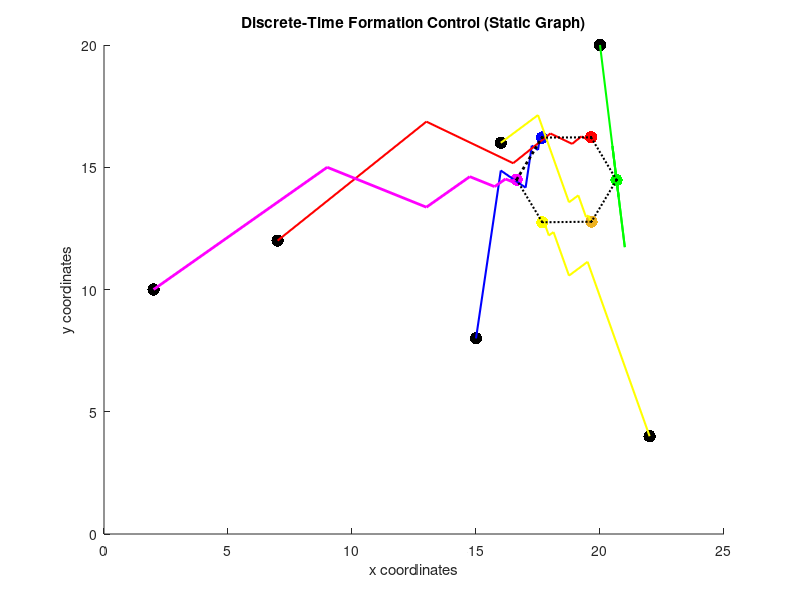

The MATLAB script that drew this image:
%Discrete-Time Formation Control for six agents/ robots
%The distance matrix forms a hexagon
 clearvars
      close all
      
      % Initial Coordinates
      % Any random initial coordinates can be chosen
      x1 = 15;
      y1 = 8;
      x2 = 7;
      y2 = 12;
      x3 = 20;
      y3 = 20;
      x4 = 16;
      y4 = 16;
      x5 = 22;
      y5 = 4;
      x6 = 2;
      y6 = 10;
      
 dist_mat_y = [1.732;1.732;0;-1.732;-1.732;0]; %desired distance between nodes (y coordinates of a hexagon)   
 dist_mat2 = dist_mat_y';
 
 dist_mat_x = [-1;1;2;1;-1;-2];
 dist_mat3 = dist_mat_x';
      %Laplacian matrix
      
      L = [1 0 -1 0 0 0;0 1 -1 0 0 0;0 0 2 -1 -1 0;0 0 -1 1 0 0;0 0 -1 0 1 0;0 0 -1 0 0 1];
      
      X(:,1) = [x1(1);x2(1);x3(1);x4(1);x5(1);x6(1)];   
      Y(:,1) = [y1(1);y2(1);y3(1);y4(1);y5(1);y6(1)];
      
      for i = 1:10
       
      scatter(X(1,i), Y(1,i), 80, 'b' ,'filled')
      hold on;
      scatter(X(2,i), Y(2,i), 80, 'r' ,'filled')
      hold on;
      scatter(X(3,i), Y(3,i), 80, 'g' ,'filled')
      hold on;
      scatter(X(4,i), Y(4,i), 80, 'cy' ,'filled')
      hold on;
      scatter(X(5,i), Y(5,i), 80, 'y' ,'filled')
      hold on;
      scatter(X(6,i), Y(6,i), 80, 'm' ,'filled')
    
      xlim([-800 800])
      ylim([-800 800])
      hold off;
      drawnow
      
      X(:,i+1) = X(:,i)-0.5*L*X(:,i)+0.5*L*dist_mat_x;
      Y(:,i+1) = Y(:,i)-0.5*L*Y(:,i)+0.5*L*dist_mat_y;
      
      end
      
      %Plotting agents (black balls) at starting points
      scatter(X(1,1), Y(1,1), 80, 'k' ,'filled')
      hold on;
      scatter(X(2,1), Y(2,1), 80, 'k' ,'filled')
      hold on;
      scatter(X(3,1), Y(3,1), 80, 'k' ,'filled')
      hold on;
      scatter(X(4,1), Y(4,1), 80, 'k' ,'filled')
      hold on;
      scatter(X(5,1), Y(5,1), 80, 'k' ,'filled')
      hold on;
      scatter(X(6,1), Y(6,1), 80, 'k' ,'filled')
      
      
      %Plotting agents (colored balls) at end points
      
      
      scatter(X(1,10), Y(1,10), 80, 'b' ,'filled')
      hold on;
      scatter(X(2,10), Y(2,10), 80, 'r' ,'filled')
      hold on;
      scatter(X(3,10), Y(3,10), 80, 'g' ,'filled')
      hold on;
      scatter(X(4,10), Y(4,10), 80, 'cy' ,'filled')
      hold on;
      scatter(X(5,10), Y(5,10), 80, 'y' ,'filled')
      hold on;
      scatter(X(6,10), Y(6,10), 80, 'm' ,'filled')
      
      plot(X(1,1:10),Y(1,1:10),'b','Linewidth',1.5)
      plot(X(2,1:10),Y(2,1:10),'r','Linewidth',1.5)
      plot(X(3,1:10),Y(3,1:10),'g','Linewidth',1.5)
      plot(X(4,1:10),Y(4,1:10),'cy','Linewidth',1.5)
      plot(X(5,1:10),Y(5,1:10),'y','Linewidth',1.5)
      plot(X(6,1:10),Y(6,1:10),'m','Linewidth',2)
      
       % Plotting the resulting shape (Hexagon)
      plot([X(1,10),X(2,10)],[Y(1,10),Y(2,10)],'k.:','Linewidth',1.5)%line b/w agent 1 and 2
      plot([X(2,10),X(3,10)],[Y(2,10),Y(3,10)],'k.:','Linewidth',1.5)%line b/w agent 2 and 3
      plot([X(3,10),X(4,10)],[Y(3,10),Y(4,10)],'k.:','Linewidth',1.5)%line b/w agent 3 and 4
      plot([X(4,10),X(5,10)],[Y(4,10),Y(5,10)],'k.:','Linewidth',1.5)%line b/w agent 4 and 5
      plot([X(5,10),X(6,10)],[Y(5,10),Y(6,10)],'k.:','Linewidth',1.5)%line b/w agent 5 and 6
      plot([X(6,10),X(1,10)],[Y(6,10),Y(1,10)],'k.:','Linewidth',2)%line b/w agent 6 and 1
      xlabel('x coordinates');
      ylabel('y coordinates');
      title('Discrete-Time Formation Control (Static Graph)');
      
      hold off;
      drawnow
      